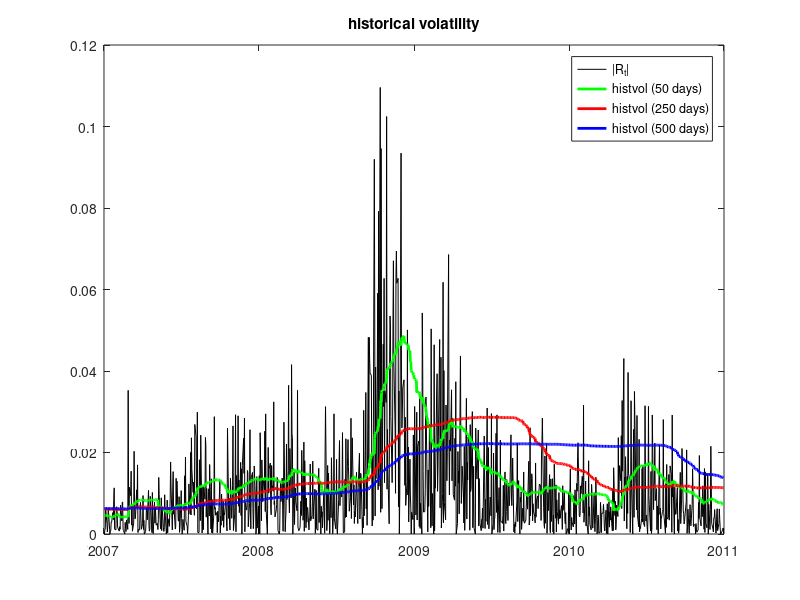
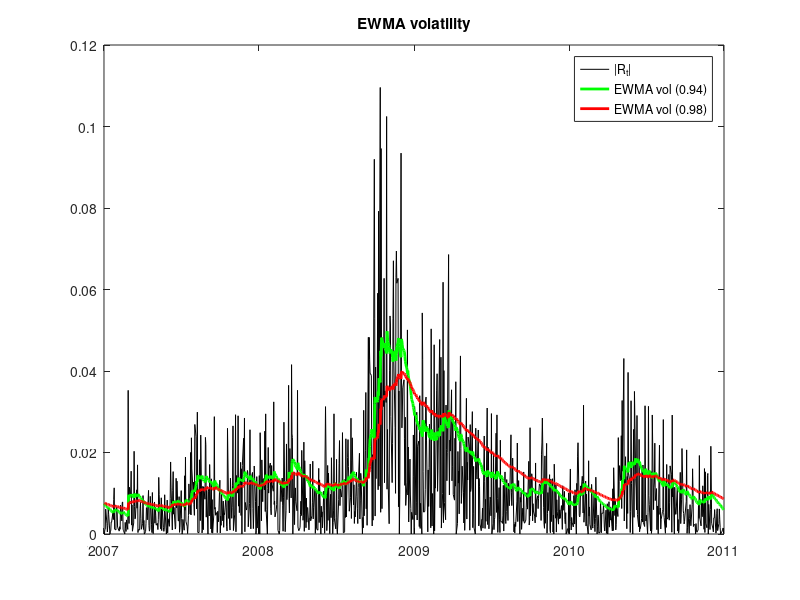
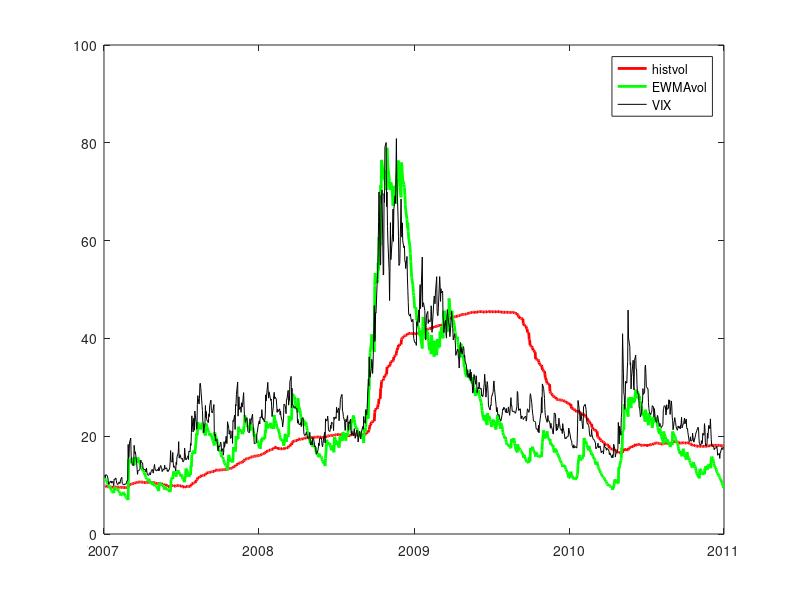

Reproduce these figures in MATLAB, in order.
%%%%%%%%%%%%%%%%%%%%%%%%%%%%%%%%%%%%%%%%%%%%%%%%%%%%%%%%%%%%%%%%%%%%%%%%%%%
%  VOLATILITY ESTIMATE FOR SP500 
%%%%%%%%%%%%%%%%%%%%%%%%%%%%%%%%%%%%%%%%%%%%%%%%%%%%%%%%%%%%%%%%%%%%%%%%%%%


load SP500
% note: SP500 series ('SP') starts Jan 03 and ends Dec 10
ret = diff(log(SP));   
dates = dates_indices(2:end);  % discard first date and rename

save temp ret dates    
clear             
load temp    
delete temp.mat   


% historical volatility of SP5000 using windows of 50, 250 and 500 days

t0 = find(dates == datenum(2007,01,01));     % current date
T = length(dates);                           % total length

for t = t0+1:T
    histvol_50(t) = std(ret(t-50:t-1));    % 50 days window
    histvol_250(t) = std(ret(t-250:t-1));  % 250
    histvol_500(t) = std(ret(t-500:t-1));  % 500
    % note: vol(t) is the volatility of R_t estimated at day t-1
end

plot(dates(t0+1:end),abs(ret(t0+1:end)),'k')   % absolute values of returns
            % note: only series from t0+1 on are plotted
hold on
plot(dates(t0+1:end),histvol_50(t0+1:end),'g','linewidth',2)
plot(dates(t0+1:end),histvol_250(t0+1:end),'r','linewidth',2) 
plot(dates(t0+1:end),histvol_500(t0+1:end),'b','linewidth',2)
   % 'linewidth' followed by a width >= 1, thickens the curve
datetick('x','yyyy')
title('historical volatility')
legend('|R_t|','histvol (50 days)','histvol (250 days)','histvol (500 days)') 


% historical volatility using EWMA, with lambda 0:94 and 0:98. 

EWMAvol_94(t0) = std(ret(1:t0-1));  % first values of vol set to the historical one
EWMAvol_98(t0) = EWMAvol_94(t0);

for t = t0+1:T         % cycle for updating the estimates
    EWMAvol_94(t) = sqrt(0.94*EWMAvol_94(t-1)^2 + 0.06*ret(t-1)^2);
                                    % lambda = 0.94 (RiskMetrics)
    EWMAvol_98(t) = sqrt(0.98*EWMAvol_98(t-1)^2 + 0.02*ret(t-1)^2);
                                    % lambda = 0.98
end

figure
plot(dates(t0+1:end),abs(ret(t0+1:end)),'k')  % absolute values of returns
hold on
plot(dates(t0+1:end),EWMAvol_94(t0+1:end),'g','linewidth',2)
plot(dates(t0+1:end),EWMAvol_98(t0+1:end),'r','linewidth',2)
datetick('x','yyyy'), title('EWMA volatility')
legend('|R_t|','EWMA vol (0.94)','EWMA vol (0.98)')


% plot the estimates of the historical volatility (window:250 days) and EWMA volatility 
% (lambda= 0:94) from Jan 07 to Dec 10, together with the corresponding values of the VIX index

load VIX      % load VIX data
% note: VIX series starts Jan 90 and ends Sep 14, so 
% 1. it has to be reduced to Jan 07 - Dec 10
% 2. in the range Jan 07 - Dec 10 it must be sinchronized with histvol and
%    EWMAvol (already sinchronized each other as they share the same dates) 

dates_vol = dates(t0+1:end);     % dates for which histvol and EWMAvol are available
histvol_0710 = histvol_250(t0+1:end);  % historical vol 07-10
EWMAvol_0710 = EWMAvol_94(t0+1:end);   % EWMA vol 07-10

Y = year(dates_VIX);
dates_VIX = dates_VIX(Y >= 2007 & Y <= 2010);    % reduces dates to 07-10
VIX = VIX(Y >= 2007 & Y <= 2010);                % same for VIX series

disp([length(dates_vol), length(dates_VIX)])    
              % check: the series hist/EWMA vol and VIX have different
              % length. We need to synchronize (i.e. retain values
              % available on same days)

[dates_common, I, J] = intersect(dates_vol,dates_VIX);
                 % finds the common dates in 'dates_vol' and 'dates_VIX' and
                 % provides vectors of indices I and J such that
                 % dates_vol(I) = dates_common
                 % dates_VIX(J) = dates_common
                 
histvol_0710 = histvol_0710(I);   % only common dates are retained
EWMAvol_0710 = EWMAvol_0710(I);   % I is used also here
VIX = VIX(J);                     % J is used for VIX

figure
plot(dates_common,histvol_0710*100*sqrt(252),'r','linewidth',2)
       % note: for correct comparison with VIX, histvol is annualized (x sqrt(252))
       % and expressed in percentage terms (x100)
hold on
plot(dates_common,EWMAvol_0710*100*sqrt(252),'g','linewidth',2)   
       % same for EWMAvol
plot(dates_common,VIX,'k')
datetick('x','yyyy')
legend('histvol','EWMAvol','VIX')
